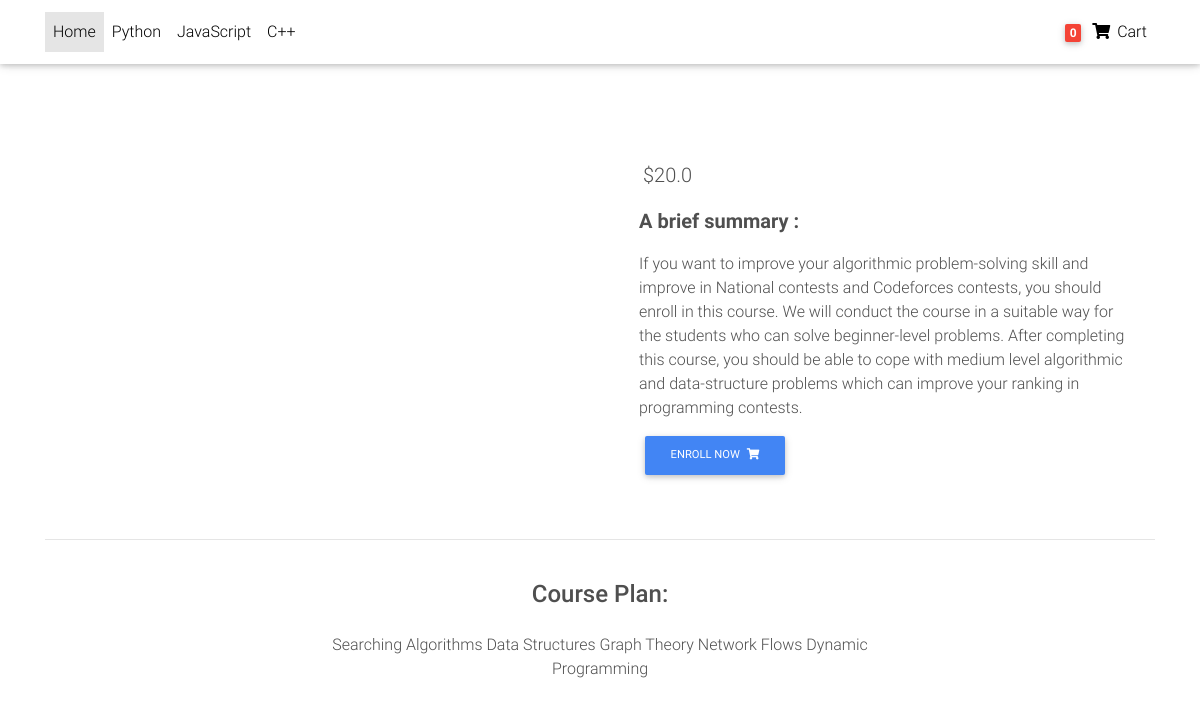
The app's page /product/demo_1/ with its own data.
### main/models.py (models this page shows, shortened)
class Item(models.Model):
    title = models.CharField(max_length = 200)
    price = models.FloatField()
    category = models.CharField(choices = category,max_length = 5)
    label = models.CharField(choices = label,max_length = 1)
    slug = models.SlugField()
    description = models.TextField()
    def get_add_to_cart(self):
        return reverse('main:add-to-cart',kwargs = {'slug' : self.slug})

### main/views.py (the view)
# urls.py: path('product/<slug>/',ItemDetailView.as_view(),name = 'product'),
class ItemDetailView(DetailView):
    model = Item
    template_name = 'product.html'

### templates/product.html (shortened to what this page needs)
{% load static %}
<!DOCTYPE html>
<html lang="en">
<head>
  <link rel="stylesheet" href="https://use.fontawesome.com/releases/v5.11.2/css/all.css">
  <link href="{% static 'css/bootstrap.min.css' %}" rel="stylesheet">
  <link href="{% static 'css/mdb.min.css' %}" rel="stylesheet">
  <link href="{% static 'css/style.min.css' %}" rel="stylesheet">
</head>
<body>
  <nav class="navbar fixed-top navbar-expand-lg navbar-light white scrolling-navbar">
    <div class="container">
      <div class="collapse navbar-collapse" id="navbarSupportedContent">
        <ul class="navbar-nav mr-auto">
          <li class="nav-item active">
            <a class="nav-link waves-effect" href="/">Home
            </a>
          </li>
          <li class="nav-item">
            <a class="nav-link waves-effect" href="#" target="_blank">Python</a>
          </li>
          <li class="nav-item">
            <a class="nav-link waves-effect" href="#"
              target="_blank">JavaScript</a>
          </li>
          <li class="nav-item">
            <a class="nav-link waves-effect" href="#" target="_blank">C++</a>
          </li>
        </ul>
        <ul class="navbar-nav nav-flex-icons">
          <li class="nav-item">
            <a class="nav-link waves-effect">
              <span class="badge red z-depth-1 mr-1"> 0 </span>
              <i class="fas fa-shopping-cart"></i>
              <span class="clearfix d-none d-sm-inline-block"> Cart </span>
            </a>
          </li>
        </ul>
      </div>
    </div>
  </nav>
  <main class="mt-5 pt-4">
    <div class="container dark-grey-text mt-5">
      <div class="row wow fadeIn">
        <div class="col-md-6 mb-4">
        </div>
        <div class="col-md-6 mb-4">
          <div class="p-4">
            <p class="lead">
              <span>${{object.price}}</span>
            </p>
            <p class="lead font-weight-bold">A brief summary : </p>
            <p>{{object.description}}</p>
            <a href ="{{object.get_add_to_cart}}"class="btn btn-primary btn-md my-0 p" >Enroll Now
              <i class="fas fa-shopping-cart ml-1"></i>
            </a>
          </div>
        </div>
      </div>
      <hr>
      <div class="row d-flex justify-content-center wow fadeIn">
        <div class="col-md-6 text-center">
          <h4 class="my-4 h4">Course Plan: </h4>
          <p>Searching Algorithms
            Data Structures
            Graph Theory
            Network Flows
            Dynamic Programming
          </p>
        </div>
      </div>
      <div class="row wow fadeIn">
        <div class="col-lg-4 col-md-12 mb-4">
        </div>
        <div class="col-lg-4 col-md-6 mb-4">
        </div>
        <div class="col-lg-4 col-md-6 mb-4">
        </div>
      </div>
    </div>
  </main>
</body>
</html>

### records on screen
Item: price "20.0", description "If you want to improve your algorithmic problem-solving skill and improve in National contests and Codeforces contests, you should enroll in this course. We will conduct the course in a suitable way for the students who can solve beginner-level problems. After completing this course, you should be able to cope with medium level algorithmic and data-structure problems which can improve your ranking in programming contests."
